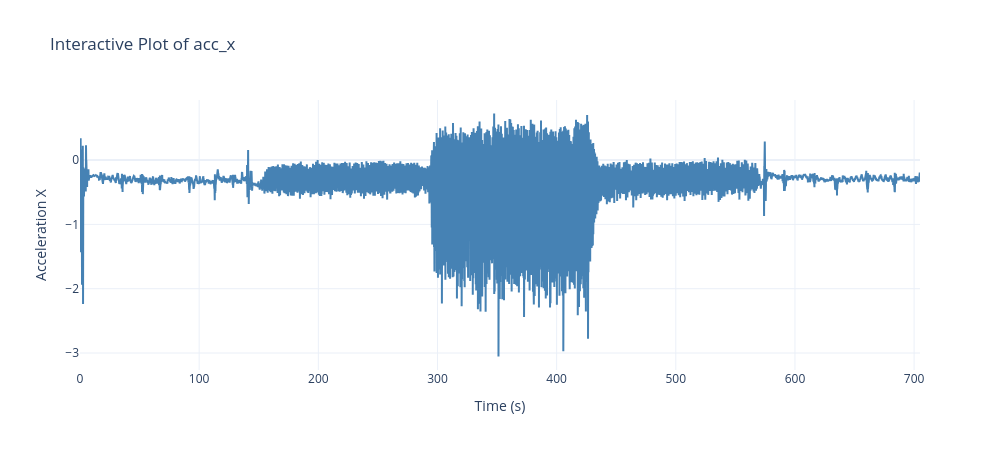

Notebook source saved alongside this figure:
### Markdown cell above
Creating an interactive plot of one of the accelerometer channels. Please refresh the page if the plot does not show up in the JupyterHub. Remember to save your notebook before you refresh.

You should be able to see different levels of intensity corresponding to different activities during data collection session. We don't have the activity labels, and we will focus on the audio labels instead.

### Code cell
import plotly.graph_objects as go

fig = go.Figure()

fig.add_trace(
    go.Scatter(
        x=data['acc_time'],
        y=data['acc_x'],
        mode='lines',
        name='acc_x',
        line=dict(color='steelblue')
    )
)

fig.update_layout(
    title="Interactive Plot of acc_x",
    xaxis_title="Time (s)",
    yaxis_title="Acceleration X",
    template="plotly_white",
    hovermode="x unified",
    height=450,
    width=1000
)

fig.show()

### Figure 1 — Plotly figure (JSON) as saved in the notebook; plotly's stock layout.template omitted (floating-point values rounded to 4 significant figures; data arrays with more than 128 entries replaced by an {"elided": "..."} marker saying what was removed)
{"data": [{"line": {"color": "steelblue"}, "mode": "lines", "name": "acc_x", "type": "scatter", "x": {"elided": "69525 float values"}, "y": {"elided": "69525 float values"}}], "layout": {"height": 450, "hovermode": "x unified", "title": {"text": "Interactive Plot of acc_x"}, "width": 1000, "xaxis": {"title": {"text": "Time (s)"}}, "yaxis": {"title": {"text": "Acceleration X"}}}}
